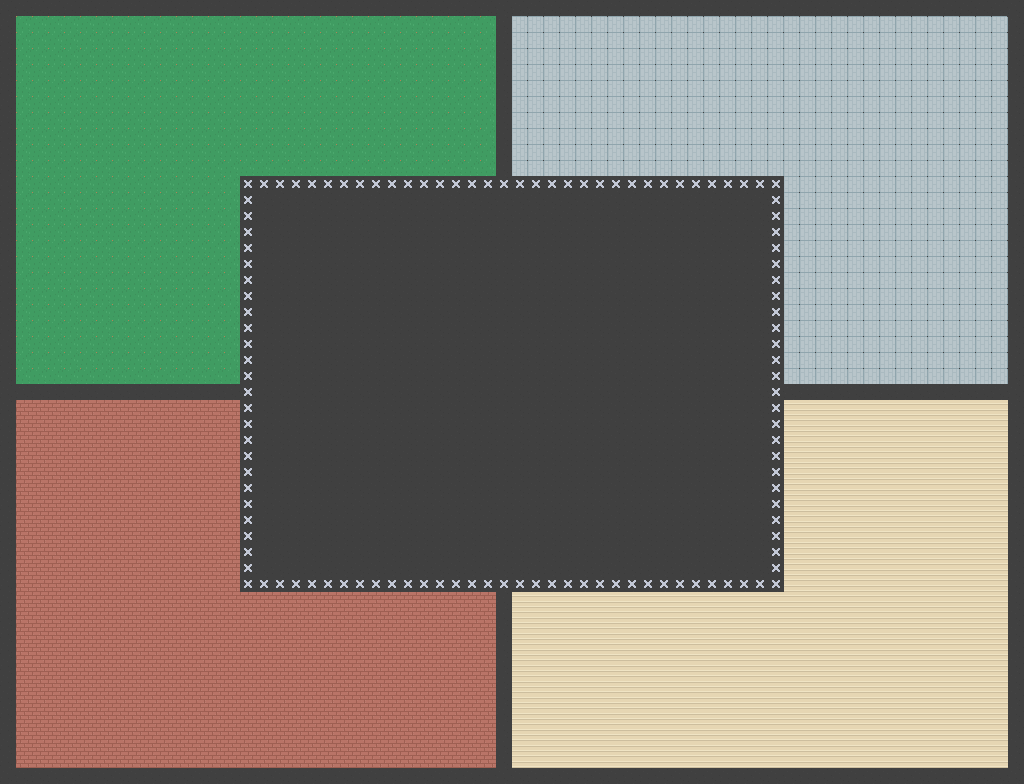

The image is a tile-based game level rendered from a .tmx file. Its description and source (layers, tilesets, objects; grid data summarised) follow:
An orthogonal 64x49 tile map with 16x16 px tiles, 5 tile layers (Tile Layer 1, LightUpTopLeft, LightUpTopRight, LightUpBottomRight, ...).

<map version="1.0" orientation="orthogonal" renderorder="right-down" width="64" height="49" tilewidth="16" tileheight="16" nextobjectid="1">
 <tileset firstgid="1" name="roguelikeCity" tilewidth="16" tileheight="16" spacing="1" tilecount="1036" columns="37">
  <image source="roguelikeCity.png" trans="000000" width="628" height="475" />
 </tileset>
 <layer name="Tile Layer 1" width="64" height="49">
  <data>[3136 cells, 3136 non-empty, 6 distinct tile ids]</data>
 </layer>
 <layer name="LightUpTopLeft" width="64" height="49">
  <data>[3136 cells, 482 non-empty, 1 distinct tile ids]</data>
 </layer>
 <layer name="LightUpTopRight" width="64" height="49">
  <data>[3136 cells, 492 non-empty, 1 distinct tile ids]</data>
 </layer>
 <layer name="LightUpBottomRight" width="64" height="49">
  <data>[3136 cells, 509 non-empty, 1 distinct tile ids]</data>
 </layer>
 <layer name="LightUpBottomLeft" width="64" height="49">
  <data>[3136 cells, 498 non-empty, 1 distinct tile ids]</data>
 </layer>
</map>
